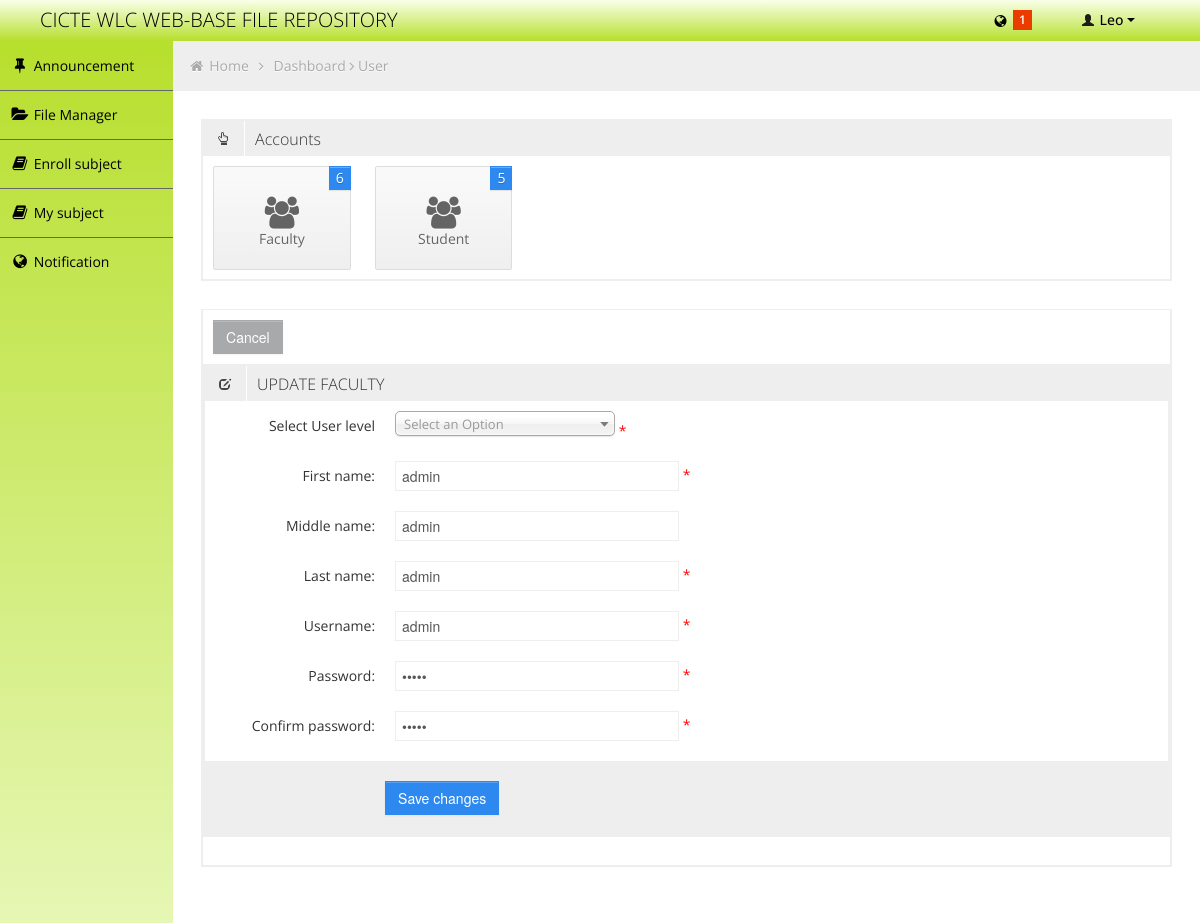
Page /user.php?user=edit_faculty&&id=1 (signed in) on the committed database.
### tables this page shows
CREATE TABLE `fr_stud` (
  `id` int(11) NOT NULL auto_increment,
  `user_id` int(11) NOT NULL,
  `ControlNo` int(11) NOT NULL,
  `FName` varchar(50) NOT NULL,
  `LName` varchar(50) NOT NULL,
  `Mname` varchar(50) NOT NULL,
  `Course` varchar(30) NOT NULL,
  `Year` varchar(30) NOT NULL,
  `size` int(11) NOT NULL,
  PRIMARY KEY  (`id`),
  UNIQUE KEY `ControlNo` (`ControlNo`)
);

CREATE TABLE `fr_user` (
  `id` int(11) NOT NULL auto_increment,
  `username` varchar(50) NOT NULL,
  `password` varchar(50) NOT NULL,
  `UserLvl` int(11) NOT NULL,
  `status` enum('online','pending','offline') NOT NULL default 'pending',
  `last_login_date` datetime NOT NULL,
  `last_logout_date` datetime NOT NULL,
  `activate` int(11) NOT NULL default '1',
  PRIMARY KEY  (`id`)
);

CREATE TABLE `fr_staff` (
  `id` int(11) NOT NULL auto_increment,
  `user_id` int(11) NOT NULL,
  `FirstN` varchar(50) NOT NULL,
  `LastN` varchar(50) NOT NULL,
  `midN` varchar(50) NOT NULL,
  PRIMARY KEY  (`id`)
);

### Forms/edit_faculty_form.php (the view, shortened to what this page needs)
<?php
$result = mysql_query("SELECT fr_user.*,position.*,fr_staff.* FROM fr_user,position,fr_staff WHERE fr_user.UserLvl > 1 AND fr_user.UserLvl = position.UserLvl AND fr_user.id = fr_staff.user_id AND fr_user.id = '".$_GET['id']."'") or die ("Admin :". mysql_error());
$row = mysql_fetch_array($result);
?>
<div class="box-content">
 <a href="user.php?faculty=true&&cancel=true"><button class="btn">Cancel</button></a>
</div>
<div class="row-fluid sortable">
<div class="box span12">
	<div class="box-header" data-original-title>
		<h2><i class="halflings-icon edit"></i><span class="break"></span>UPDATE FACULTY</h2>
	</div>
	<div class="box-content">
			<form method="post" action="Forms/process_edit.php?faculty=faculty" class="form-horizontal">
				   <div class="control-group">
					<label class="control-label" for="selectError">Select User level</label>
					<div class="controls">
					  <font style="color:red;"> *</font>
					</div>
				  </div>
				  <div class="control-group">
					<label class="control-label" for="focusedInput">First name:</label>
					<div class="controls">
					  <input name="Fname" placeholder="First Name" class="input-xlarge focused" id="focusedInput" type="text" value="<?php if(isset($_SESSION['fname'])) { echo $_SESSION['fname']; } else { echo $row['FirstN']; }  ?>" required><font style="color:red;" > *</font>
					</div>
				  </div>
				  <div class="control-group">
					<label class="control-label" for="focusedInput">Middle name:</label>
					<div class="controls">
					  <input name="Mname" placeholder="Middle Name" class="input-xlarge focused" id="focusedInput" type="text" value="<?php if(isset($_SESSION['mname'])) { echo $_SESSION['mname']; } else { echo $row['midN'];; } ?>" >
					</div>
				  </div>
				  <div class="control-group">
					<label class="control-label" for="focusedInput">Last name:</label>
					<div class="controls">
					  <input name="Lname" placeholder="Last Name" class="input-xlarge focused" id="focusedInput" type="text" value="<?php if(isset($_SESSION['lname'])) { echo $_SESSION['lname']; } else { echo $row['LastN']; }  ?>" required><font style="color:red;" > *</font>
					</div>
				  </div>
				  <div class="control-group">
					<label class="control-label" for="focusedInput">Username:</label>
					<div class="controls">
					  <input name="uname" placeholder="Username" class="input-xlarge focused" id="focusedInput" type="text" value="<?php if(isset($_SESSION['uname'])) { echo $_SESSION['uname']; } else { if(isset($_SESSION['UFail'])) { echo ""; } else { echo $row['username']; } }  ?>" required><font style="color:red;" > *</font>
					</div>
				  </div>
				  <div class="control-group">
					<label class="control-label" for="focusedInput">Password:</label>
					<div class="controls">
					  <input name="pass" placeholder="Password" class="input-xlarge focused" id="focusedInput" type="password" value="<?php if(isset($_SESSION['pass'])) { echo $_SESSION['pass']; } else { echo $row['password']; }  ?>" required><font style="color:red;" > *</font>
					</div>
				  </div>
				  <div class="control-group">
					<label class="control-label" for="focusedInput">Confirm password:</label>
					<div class="controls">
					  <input name="repass" placeholder="Confirm password" class="input-xlarge focused" id="focusedInput" type="password" value="<?php if(isset($_SESSION['pass'])) { echo $_SESSION['pass']; } else { echo $row['password']; } ?>" required><font style="color:red;" > *</font>
					</div>
				  </div>
				  <div class="form-actions">
					<button type="submit" class="btn btn-primary" name="submit">Save changes</button>
				  </div>
			</form>
		</div>
		</div>
	</div>
</div>

### php/header.php (shortened to what this page needs)
<?php
		if($_SESSION['UserLvl'] == 1)
		{
			$result1 = mysql_query("SELECT * FROM fr_stud WHERE user_id = '".$_SESSION['user_id']."'");
			$row1 = mysql_fetch_array($result1);
			$name = $row1['FName'];
		}
?>
<div class="navbar">
	<div class="navbar-inner">
		<div class="container-fluid">
			<a class="brand" href=""><span>CICTE WLC WEB-BASE FILE REPOSITORY</span></a>
			<div class="nav-no-collapse header-nav">
				<ul class="nav pull-right">
					<li class="dropdown hidden-phone">
						<?php
							$result = mysql_query("SELECT * FROM fr_notification WHERE user_id = '".$_SESSION['user_id']."' AND status = 'unread' ORDER BY id DESC");
							$cnt =  mysql_num_rows($result);
						?>
								<a class="btn dropdown-toggle" data-toggle="dropdown" href="#">
										<i class="icon-globe"></i>
								<?php
									if($cnt != 0)
									{
								?>
										<span class="label label-important"> <?php echo $cnt; ?> </span>
								<?php
									}
								?>
								</a>
					</li>
					<li class="dropdown">
						<a class="btn dropdown-toggle" data-toggle="dropdown" href="#">
							<i class="halflings-icon white user"></i> <?php echo $name; ?>
							<span class="caret"></span>
						</a>
					</li>
				</ul>
			</div>
		</div>
	</div>
</div>

### css/style.css (style rules this page uses)
.red, .red [class="box-header"], .red.box, .slider.red .ui-slider-range, .progress.red .ui-progressbar-value, .sliderVertical.red .ui-slider-range, .progressSlim.red .ui-progressbar-value, .label-important, .badge-important { background: #EB3C00 !important; border-color: #EB3C00 !important; color: #fff; }
body { background: #F5F5F5; color: #333; border: none; font-family: 'Open Sans', sans-serif; font-weight: 400; }
a { color: #000; }
h2 { font-size: 16px; line-height: 16px; }
.navbar { margin-bottom: 0px; }
.navbar-inner { margin-bottom: 0px; min-height: 40px; padding-right: 20px; padding-left: 20px; background: rgb(248,255,232); background: -moz-linear-gradient(top, rgba(248,255,232,1) 0%, rgba(227,245,171,1) 33%, rgba(183,223,45,1) 100%); background: -webkit-gradient(linear, left top, left bottom, color-stop(0%,rgba(248,255,232,1)), color-stop(33%,rgba(227,245,171,1)), color-stop(100%,rgba(183,223,45,1))); background: -webkit-linear-gradient(top, rgba(248,255,232,1) 0%,rgba(227,245,171,1) 33%,rgba(183,223,45,1) 100%); background: -o-linear-gradient(top, rgba(248,255,232,1) 0%,rgba(227,245,171,1) 33%,rgba(183,223,45,1) 100%); background: -ms-linear-gradient(top, rgba(248,255,232,1) 0%,rgba(227,245,171,1) 33%,rgba(183,223,45,1) 100%); background: linear-gradient(to bottom, rgba(248,255,232,1) 0%,rgba(227,245,171,1) 33%,rgba(183,223,45,1) 100%); filter: progid:DXImageTransform.Microsoft.gradient( startColorstr='#f8ffe8', endColorstr='#b7df2d',GradientType=0 ); filter: none; text-shadow: 1px 1px 1px #0a0c0e; border: none; color: #fff; -webkit-border-radius: 0px; -moz-border-radius: 0px; border-radius: 0px; *zoom: 1; box-shadow:0px 0px 10px 1px rgba(0,0,0,.5); }
.navbar-inner a { color: #7b7b7b; text-shadow: 0 -1px 1px #0b090a; }
.navbar-inner a i { margin-top: 2px; }
a.brand span { color: #000; text-shadow: none; }
.header-nav { padding: 0px; color: #fff !important; background: #000 !important; }
.header-nav .nav { margin: 0px; }
.header-nav .btn { display: inline-block; padding: 21px 20px; margin-top: 0px; margin-left: 0px; font-size: 14px; line-height: 20px; text-align: center; text-shadow: none; vertical-align: middle; cursor: pointer; background: transparent; border-left: none; border-right: none; border-top: 0px; border-bottom: 0px; -webkit-border-radius: 0px; -moz-border-radius: 0px; border-radius: 0px; -webkit-box-shadow: none !important; -moz-box-shadow: none !important; box-shadow: none !important; }
.header-nav a.btn { color: #000 !important; text-shadow: none !important; padding: 10px 25px !important; }
.header-nav .btn .caret { border-top-color: #000 !important; border-bottom-color: #000 !important; }
.box { border: 2px solid #eee; background: #fff !important; margin-bottom: 28px; }
.box-header { height: 16px; font-size: 16px; line-height: 16px; padding: 10px; background: #eee; -webkit-box-shadow: none; -moz-box-shadow: none; box-shadow: none; overflow: hidden; }
.box-header h2 { float:left; margin-top: 0px; font-weight: 300; }
.box-header h2 i { margin: 0px 3px 0px 4px; opacity: .8; filter: alpha(opacity=80); -ms-filter:"progid:DXImageTransform.Microsoft.Alpha(Opacity=80)"; }
.box-content { position: relative; z-index: 50; margin-top: -1px; padding: 10px; background: #fff; }
.label, .badge { text-shadow: none; font-family: 'Open Sans', sans-serif; font-weight: 600; font-size: 12px; padding: 3px 6px; }
.label { -webkit-border-radius: 0px; -moz-border-radius: 0px; border-radius: 0px; }
.form-actions { padding: 19px 20px 20px; margin: 20px -10px -30px -10px; background-color: #eee; border-top: 1px solid #eee; *zoom: 1; }
.form-actions:before, .form-actions:after { display: table; line-height: 0; content: ""; }
.form-actions:after { clear: both; }
.btn { display: inline-block; padding: 6px 12px; margin-bottom: 0; font-size: 14px; font-weight: 500; line-height: 20px; text-align: center; white-space: nowrap; vertical-align: middle; cursor: pointer; border: 1px solid #a7a9aa; -webkit-border-radius: 0px !important; border-radius: 0px !important; }
.btn i { margin-top: 2px; }
.btn { color: #ffffff; background-color: #a7a9aa; border-color: #a7a9aa; background-image: none; filter: none; text-shadow: none; }
.btn-primary { background-color: #2D89EF; border-color: #2D89EF; }

### rows in the picture
fr_stud: FName "Leo"
fr_user: Fname "admin", Mname "admin", Lname "admin", uname "admin"

### other values in the picture
$cnt "1"
mysql_num_rows($result) "6"
mysql_num_rows($result) "5"
